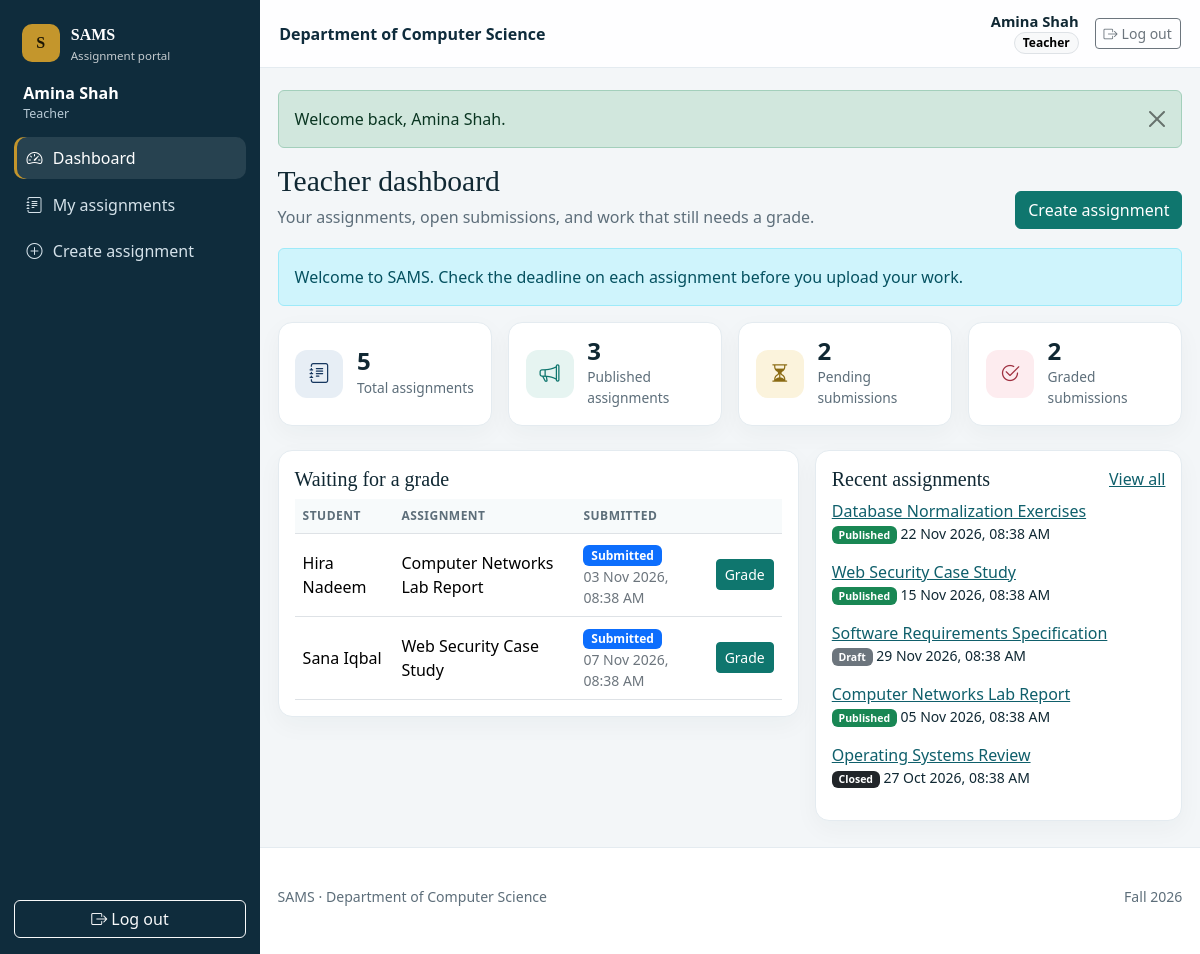
The page /teacher/dashboard.php (signed in) on the database its author committed.
### tables this page shows
CREATE TABLE users (
    id INT UNSIGNED NOT NULL AUTO_INCREMENT,
    name VARCHAR(100) NOT NULL,
    email VARCHAR(150) NOT NULL,
    password VARCHAR(255) NOT NULL,
    role ENUM('admin', 'teacher', 'student') NOT NULL,
    status ENUM('active', 'inactive') NOT NULL DEFAULT 'active',
    created_at DATETIME NOT NULL DEFAULT CURRENT_TIMESTAMP,
    updated_at DATETIME NOT NULL DEFAULT CURRENT_TIMESTAMP ON UPDATE CURRENT_TIMESTAMP,
    PRIMARY KEY (id),
    UNIQUE KEY uq_users_email (email),
    KEY idx_users_role (role),
    KEY idx_users_status (status)
);

CREATE TABLE submissions (
    id INT UNSIGNED NOT NULL AUTO_INCREMENT,
    assignment_id INT UNSIGNED NOT NULL,
    student_id INT UNSIGNED NOT NULL,
    file_name VARCHAR(255) NOT NULL,
    file_path VARCHAR(255) NOT NULL,
    submitted_at DATETIME NOT NULL DEFAULT CURRENT_TIMESTAMP,
    marks DECIMAL(6,2) DEFAULT NULL,
    feedback TEXT DEFAULT NULL,
    status ENUM('submitted', 'late', 'graded') NOT NULL DEFAULT 'submitted',
    updated_at DATETIME NOT NULL DEFAULT CURRENT_TIMESTAMP ON UPDATE CURRENT_TIMESTAMP,
    PRIMARY KEY (id),
    UNIQUE KEY uq_submission_once (assignment_id, student_id),
    KEY idx_submissions_student (student_id),
    KEY idx_submissions_status (status),
    CONSTRAINT fk_submissions_assignment FOREIGN KEY (assignment_id) REFERENCES assignments (id) ON DELETE CASCADE ON UPDATE CASCADE,
    CONSTRAINT fk_submissions_student FOREIGN KEY (student_id) REFERENCES users (id) ON DELETE RESTRICT ON UPDATE CASCADE
);

CREATE TABLE assignments (
    id INT UNSIGNED NOT NULL AUTO_INCREMENT,
    teacher_id INT UNSIGNED NOT NULL,
    title VARCHAR(200) NOT NULL,
    description TEXT NOT NULL,
    deadline DATETIME NOT NULL,
    max_marks DECIMAL(6,2) NOT NULL,
    status ENUM('draft', 'published', 'closed') NOT NULL DEFAULT 'draft',
    created_at DATETIME NOT NULL DEFAULT CURRENT_TIMESTAMP,
    updated_at DATETIME NOT NULL DEFAULT CURRENT_TIMESTAMP ON UPDATE CURRENT_TIMESTAMP,
    PRIMARY KEY (id),
    KEY idx_assignments_teacher (teacher_id),
    KEY idx_assignments_status (status),
    KEY idx_assignments_deadline (deadline),
    CONSTRAINT fk_assignments_teacher FOREIGN KEY (teacher_id) REFERENCES users (id) ON DELETE RESTRICT ON UPDATE CASCADE
);

### teacher/dashboard.php (the view, shortened to what the rows shown need)
<?php
require_role('teacher');
$teacherId = (int) current_user()['id'];
$pendingRows = fetch_all(
    "SELECT s.id, s.submitted_at, s.status, u.name AS student_name, a.title, a.id AS assignment_id
     FROM submissions s
     JOIN users u ON u.id = s.student_id
     JOIN assignments a ON a.id = s.assignment_id
     WHERE a.teacher_id = ? AND s.status IN ('submitted', 'late')
     ORDER BY s.submitted_at ASC
     LIMIT 6",
    [$teacherId]
);
$recentAssignments = fetch_all(
    'SELECT id, title, deadline, status FROM assignments WHERE teacher_id = ? ORDER BY updated_at DESC LIMIT 5',
    [$teacherId]
);
require __DIR__ . '/../includes/header.php';
page_heading('Teacher dashboard', 'Your assignments, open submissions, and work that still needs a grade.', '<a class="btn btn-primary" href="' . e(base_url('teacher/create_assignment.php')) . '">Create assignment</a>');
?>
<div class="row g-3">
    <div class="col-lg-7">
        <section class="card-panel">
            <h2 class="h5">Waiting for a grade</h2>
            <?php if ($pendingRows === []): ?>
                <div class="empty-state"><i class="bi bi-check2-circle"></i>No submissions are waiting. New uploads will appear here.</div>
            <?php else: ?>
                <div class="table-responsive">
                    <table class="table align-middle mb-0">
                        <thead><tr><th>Student</th><th>Assignment</th><th>Submitted</th><th></th></tr></thead>
                        <tbody>
                        <?php foreach ($pendingRows as $row): ?>
                            <tr>
                                <td><?= e((string) $row['student_name']) ?></td>
                                <td><?= e((string) $row['title']) ?></td>
                                <td><?= submission_badge((string) $row['status']) ?><div class="small text-secondary"><?= e(format_dt((string) $row['submitted_at'])) ?></div></td>
                                <td><a class="btn btn-sm btn-primary" href="<?= e(base_url('teacher/grade_submission.php?id=' . (int) $row['id'])) ?>">Grade</a></td>
                            </tr>
                        <?php endforeach; ?>
                        </tbody>
                    </table>
                </div>
            <?php endif; ?>
        </section>
    </div>
    <div class="col-lg-5">
        <section class="card-panel">
            <div class="d-flex justify-content-between align-items-center mb-2">
                <h2 class="h5 mb-0">Recent assignments</h2>
            </div>
            <?php if ($recentAssignments === []): ?>
                <p class="text-secondary mb-0">You have not created an assignment yet.</p>
            <?php else: ?>
                <ul class="list-unstyled mb-0">
                    <?php foreach ($recentAssignments as $assignment): ?>
                        <li class="mb-3">
                            <a href="<?= e(base_url('teacher/edit_assignment.php?id=' . (int) $assignment['id'])) ?>"><?= e((string) $assignment['title']) ?></a>
                            <div class="small"><?= assignment_badge((string) $assignment['status']) ?> <?= e(format_dt((string) $assignment['deadline'])) ?></div>
                        </li>
                    <?php endforeach; ?>
                </ul>
            <?php endif; ?>
        </section>
    </div>
</div>
<?php require __DIR__ . '/../includes/footer.php'; ?>

### includes/header.php (shortened to what the rows shown need)
<?php
require_once __DIR__ . '/navbar.php';
$activeNav = $activeNav ?? '';
$publicLayout = !empty($publicLayout);
$user = current_user();
$siteName = get_setting('site_name', APP_NAME);
$showRegister = registration_open();
?>
<!DOCTYPE html>
<html lang="en">
<head>
    <link rel="stylesheet" href="<?= e(base_url('assets/vendor/bootstrap/css/bootstrap.min.css')) ?>">
    <link rel="stylesheet" href="<?= e(base_url('assets/vendor/bootstrap-icons/bootstrap-icons.min.css')) ?>">
    <link rel="stylesheet" href="<?= e(base_url('assets/css/style.css')) ?>">
</head>
<?php if ($publicLayout): ?>
<body class="layout-public">
<a class="skip-link" href="#content">Skip to content</a>
<div class="public-wrap">
    <nav class="public-nav" aria-label="Public">
        <div class="container public-nav-inner">
            <a class="brand" href="<?= e(base_url('index.php')) ?>">
                <span class="brand-mark">S</span>
                <span><strong><?= e(APP_SHORT) ?></strong><small><?= e($siteName) ?></small></span>
            </a>
            <div class="d-flex gap-2">
                <?php if ($user !== null): ?>
                    <a class="btn btn-sm btn-outline-light" href="<?= e(base_url(dashboard_route())) ?>">Dashboard</a>
                    <?= logout_button('btn btn-sm btn-warning') ?>
                <?php else: ?>
                    <a class="btn btn-sm btn-outline-light" href="<?= e(base_url('auth/login.php')) ?>">Log in</a>
                    <?php if ($showRegister): ?>
                        <a class="btn btn-sm btn-warning" href="<?= e(base_url('auth/register.php')) ?>">Register</a>
                    <?php endif; ?>
                <?php endif; ?>
            </div>
        </div>
    </nav>
    <main id="content" class="container py-4 py-lg-5">
        <?php render_flash(); ?>
<?php else: ?>
<body class="layout-app" data-max-upload="<?= (int) MAX_UPLOAD_BYTES ?>">
<?php render_sidebar($activeNav); ?>
<div class="app-main">
    <header class="topbar">
        <div class="ms-auto d-flex align-items-center gap-3">
            <?php if ($user !== null): ?>
                <div class="text-end d-none d-sm-block">
                    <div class="user-name"><?= e((string) $user['name']) ?></div>
                    <span class="badge rounded-pill text-bg-light border"><?= e(role_label((string) $user['role'])) ?></span>
                </div>
            <?php endif; ?>
        </div>
    </header>
    <main id="content" class="content">
        <div class="container-fluid page-wrap">
<?php endif; ?>

### includes/navbar.php (shortened to what the rows shown need)
<?php
function render_sidebar(string $activeNav): void
{
    $user = current_user();
    echo '<aside class="sidebar d-none d-lg-flex">';
    if ($user !== null) {
        echo '<div class="sidebar-user"><div class="user-name">' . e((string) $user['name']) . '</div><div class="user-role">' . e(role_label((string) $user['role'])) . '</div></div>';
    }
    echo '</aside>';
}

### includes/functions.php (shortened to what the rows shown need)
<?php
function e(null|string|int|float $value): string
{
    return htmlspecialchars((string) $value, ENT_QUOTES | ENT_SUBSTITUTE, 'UTF-8');
}
function normalize_path(string $path): string
{
    $path = str_replace('\\', '/', $path);
    return rtrim($path, '/');
}
function base_url(string $path = ''): string
{
    static $base = null;
    if ($base === null) {
        $base = detect_base_path();
    }
    $path = ltrim($path, '/');
    return ($base === '' ? '' : $base) . '/' . $path;
}
function detect_base_path(): string
{
    $scriptName = str_replace('\\', '/', (string) ($_SERVER['SCRIPT_NAME'] ?? ''));
    $appRoot = realpath(APP_ROOT);
    $scriptFile = realpath((string) ($_SERVER['SCRIPT_FILENAME'] ?? ''));
    $appNorm = normalize_path($appRoot);
    $scriptNorm = normalize_path($scriptFile);
    $relative = substr($scriptNorm, strlen($appNorm));
    $scriptLower = strtolower($scriptName);
    $relativeLower = strtolower($relative);
    if (str_ends_with($scriptLower, $relativeLower)) {
        return rtrim(substr($scriptName, 0, strlen($scriptName) - strlen($relative)), '/');
    }
    return '/sams';
}
function fetch_one(string $sql, array $params = []): ?array
{
    $statement = db()->prepare($sql);
    $statement->execute($params);
    $row = $statement->fetch();
    return $row === false ? null : $row;
}
function fetch_all(string $sql, array $params = []): array
{
    $statement = db()->prepare($sql);
    $statement->execute($params);
    return $statement->fetchAll();
}
function format_dt(?string $value): string
{
    $timestamp = strtotime($value);
    return date('d M Y, h:i A', $timestamp);
}
function assignment_badge(string $status): string
{
    $map = [
        'draft' => ['secondary', 'Draft'],
        'published' => ['success', 'Published'],
        'closed' => ['dark', 'Closed'],
    ];
    [$class, $label] = $map[$status] ?? ['secondary', ucfirst($status)];
    return '<span class="badge text-bg-' . e($class) . '">' . e($label) . '</span>';
}
function submission_badge(?string $status): string
{
    $map = [
        'submitted' => ['primary', 'Submitted'],
        'late' => ['warning', 'Late'],
        'graded' => ['success', 'Graded'],
    ];
    [$class, $label] = $map[$status ?? ''] ?? ['secondary', 'Unknown'];
    return '<span class="badge text-bg-' . e($class) . '">' . e($label) . '</span>';
}
function page_heading(string $title, string $subtitle = '', string $actions = ''): void
{
    echo '<div class="page-heading"><div><h1>' . e($title) . '</h1>';
    echo '</div>';
    echo '</div>';
}

### rows shown on the page
users: name "Amina Shah", role "Teacher"
submissions: student.name "Hira Nadeem", assignment.title "Computer Networks Lab Report", submitted_at "03 Nov 2026, 08:38 AM"
submissions: student.name "Sana Iqbal", assignment.title "Web Security Case Study", submitted_at "07 Nov 2026, 08:38 AM"
assignments: title "Database Normalization Exercises", label "Published", deadline "22 Nov 2026, 08:38 AM"
assignments: title "Web Security Case Study", label "Published", deadline "15 Nov 2026, 08:38 AM"
assignments: title "Software Requirements Specification", label "Draft", deadline "29 Nov 2026, 08:38 AM"
assignments: title "Computer Networks Lab Report", label "Published", deadline "05 Nov 2026, 08:38 AM"
assignments: title "Operating Systems Review", label "Closed", deadline "27 Oct 2026, 08:38 AM"

### other values the page prints
APP_SHORT "SAMS"
$label "Dashboard"
$label "My assignments"
$label "Create assignment"
$institution !== '' ? $institution : $siteName "Department of Computer Science"
$flash['message'] "Welcome back, Amina Shah."
$title "Teacher dashboard"
$subtitle "Your assignments, open submissions, and work that still needs a grade."
$actions "Create assignment"
e_nl($announcement) "Welcome to SAMS. Check the deadline on each assignment before you upload your work."
$value "5 3 2 2"
$label "Total assignments Published assignments Pending submissions Graded submissions"
$footerInstitution "Department of Computer Science"
$footerYear "Fall 2026"
